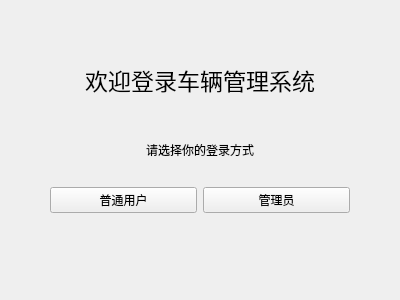
<?xml version="1.0" encoding="UTF-8"?>
<ui version="4.0">
 <class>login</class>
 <widget class="QWidget" name="login">
  <property name="geometry">
   <rect>
    <x>0</x>
    <y>0</y>
    <width>400</width>
    <height>300</height>
   </rect>
  </property>
  <property name="minimumSize">
   <size>
    <width>400</width>
    <height>300</height>
   </size>
  </property>
  <property name="maximumSize">
   <size>
    <width>400</width>
    <height>300</height>
   </size>
  </property>
  <property name="windowTitle">
   <string>login</string>
  </property>
  <property name="windowIcon">
   <iconset resource="res.qrc">
    <normaloff>:/icon.png</normaloff>:/icon.png</iconset>
  </property>
  <widget class="QLabel" name="label">
   <property name="geometry">
    <rect>
     <x>80</x>
     <y>40</y>
     <width>240</width>
     <height>80</height>
    </rect>
   </property>
   <property name="minimumSize">
    <size>
     <width>240</width>
     <height>80</height>
    </size>
   </property>
   <property name="maximumSize">
    <size>
     <width>240</width>
     <height>80</height>
    </size>
   </property>
   <property name="font">
    <font>
     <family>Adobe 黑体 Std</family>
     <pointsize>17</pointsize>
    </font>
   </property>
   <property name="text">
    <string>欢迎登录车辆管理系统</string>
   </property>
   <property name="alignment">
    <set>Qt::AlignmentFlag::AlignCenter</set>
   </property>
  </widget>
  <widget class="QWidget" name="widget" native="true">
   <property name="geometry">
    <rect>
     <x>50</x>
     <y>170</y>
     <width>300</width>
     <height>60</height>
    </rect>
   </property>
   <layout class="QGridLayout" name="gridLayout">
    <item row="0" column="1">
     <widget class="QPushButton" name="button_admin">
      <property name="text">
       <string>管理员</string>
      </property>
     </widget>
    </item>
    <item row="0" column="0">
     <widget class="QPushButton" name="button_user">
      <property name="text">
       <string>普通用户</string>
      </property>
     </widget>
    </item>
   </layout>
  </widget>
  <widget class="QLabel" name="label_2">
   <property name="geometry">
    <rect>
     <x>100</x>
     <y>130</y>
     <width>200</width>
     <height>40</height>
    </rect>
   </property>
   <property name="text">
    <string>请选择你的登录方式</string>
   </property>
   <property name="alignment">
    <set>Qt::AlignmentFlag::AlignCenter</set>
   </property>
  </widget>
 </widget>
 <resources>
  <include location="res.qrc"/>
 </resources>
 <connections/>
</ui>
